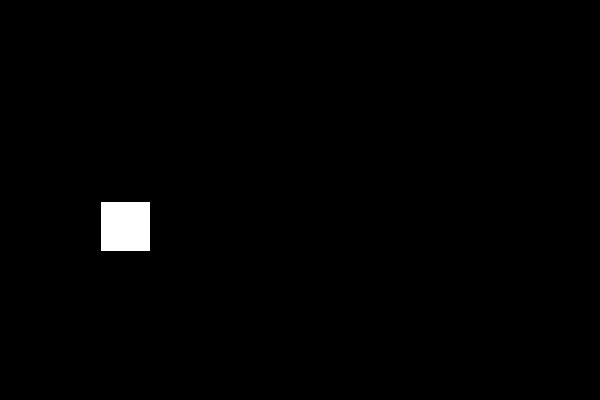
Frame 1 (no input)
Frame 60 (the mouse pressed at the canvas centre just before this capture): blank canvas, image omitted
Frame 120 (the mouse held since frame 60 and released just before this capture): blank canvas, image omitted

The Processing sketch that drew this single still picture (run headless with seeded random() and noise(); from frame 60 on, the mouse is pressed at the canvas centre):

// Processing sketch: processing_3_5_4_linux64_tgz
// ── processing_3_5_4_linux64_tgz.pde
float x = 100;
float y = 200;
float speed = 0;

void setup(){
  size(600, 400);
}

void draw() {
 background(0);
 speed = speed + 1;
 y = y + speed;
 rect(x, y, 50, 50);
}

void mousePressed() {
    speed = -10;
}
